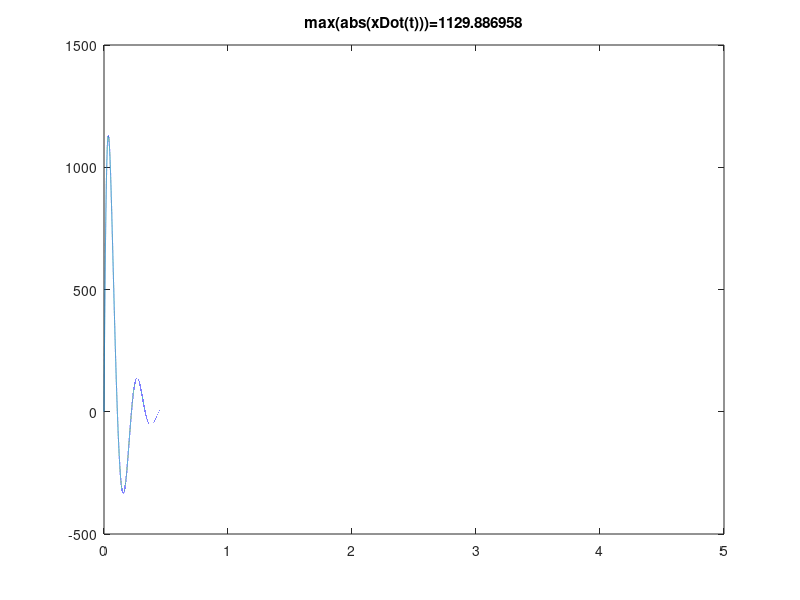

Reproduce this figure in MATLAB.
close all;
clear;

m_1 = 276; % kg
m_2 = 271; % kg
% springs
L01 = 102/1000; 
k1 = 260000;

L02 = 112/1000; 
k2 = 240000;

L03 = 120/1000; 
k3 = 220000;

% dampers
b1 = 5000;
b2 = 5000;
b3 = 4000;

% lengths
h0 = 1330/1000;
h1 = 472/1000;
h2 = 432/1000;

% initial values
x_1 = 75/1000;
xDot_1 = 0;

x_2 = 712/1000;
xDot_2 = 0;

t = 0;
tEnd = 5; % s
tDelta = 1e-5;


datapoints_size = ceil(tEnd/tDelta);
tPlot = zeros(datapoints_size, 1);
x_1Plot = zeros(datapoints_size, 1);
xDot_1Plot = zeros(datapoints_size, 1);
xDotDot_1Plot = zeros(datapoints_size, 1);
x_2Plot = zeros(datapoints_size, 1);
xDot_2Plot = zeros(datapoints_size, 1);
xDotDot_2Plot = zeros(datapoints_size, 1);

i = 1;
while t < tEnd
    % forces
    Fk_1 = k1 * x_1;
    Fb_1 = b1 * xDot_1;
    
    Fk_2 = k2 * (x_2 - (h1+x_1));
    Fb_2 = b2 * (xDot_2 - xDot_1);

    Fk_3 = k3 * (h0 - (x_2+h2));
    Fb_3 = b3 * (-xDot_2);
    
    % acceleration
    xDotDot_1 = (Fk_2+Fb_2-(Fk_1+Fb_1))/m_1;
    xDotDot_2 = (Fk_3+Fb_3-(Fk_2+Fb_2))/m_2;
  

    % integrals
    xDot_1 = xDot_1 + xDotDot_1*tDelta;
    x_1 = x_1 + xDot_1*tDelta;
    xDot_2 = xDot_2 + xDotDot_2*tDelta;
    x_2 = x_2 + xDot_2*tDelta;

    
    % save values
    tPlot(i) = t;
    x_1Plot(i) = x_1 * 1000; % m to mm
    xDot_1Plot(i) = xDot_1 * 1000;
    x_2Plot(i) = x_2 * 1000; % m to mm


    i = i + 1;
    t = t + tDelta;
end

plot(tPlot, xDot_1Plot)
title(sprintf('max(abs(xDot(t)))=%f', max(abs(xDot_1Plot))));






